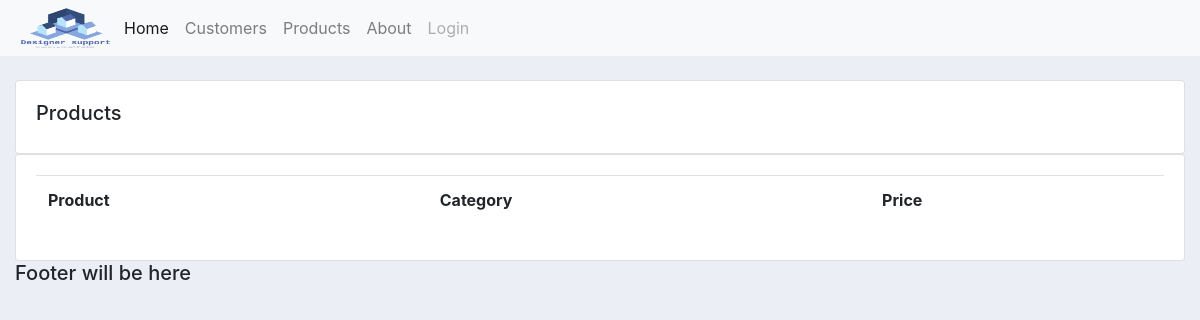
Before: /products/ with the older database file.
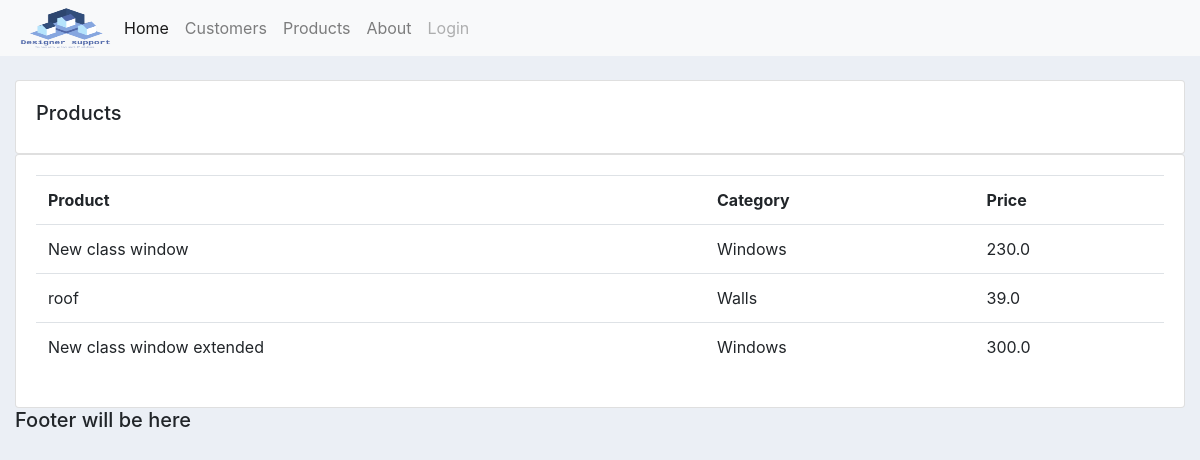
After: the same page with the newer database file.
### accounts/models.py (models this page shows, shortened)
class Product(models.Model):
    CATEGORY = (
        ('CAT1', 'Windows'),
        ('CAT2', 'Doors'),
        ('CAT3', 'Walls'),
    )
    name = models.CharField(max_length=200)
    price = models.FloatField()
    category = models.CharField(max_length=20, null=True, choices=CATEGORY)
    description = models.TextField(max_length=4000, null=True)
    date_created = models.DateTimeField(auto_now_add=True)
    tags = models.ManyToManyField(Tag)
    def cat_value(self):
        for c in self.CATEGORY:
            if c[0] == self.category:
                return c[1]
        return None

### accounts/views.py (the view)
# urls.py: path('products/', views.products, name='products'),
def products(request):
    products = Product.objects.all()
    return render(request,'accounts/products.html', {'p_list':products})

### accounts/templates/accounts/products.html
{% extends "accounts/index.html" %}
{% block content %}
<br>
		<div class="row">
			<div class="col-md">
				<div class="card card-body">
					<h5>Products</h5>
				</div>
				<div class="card card-body">
					<table class="table">
						<tr>
							<th>Product</th>
							<th>Category</th>
							<th>Price</th>
                        </tr>
                    {% for p in p_list %}
                        <tr>
                            <td>{{p.name}}</td>
                            <td>{{ p.cat_value }}</td>
                            <td>{{p.price}}</td>
                        </tr>
                    {% endfor %}
					</table>
				</div>
			</div>
		</div>
{% endblock content %}

### accounts/templates/accounts/index.html (shortened to what this page needs)
{% load static %}
<!DOCTYPE html>
<html lang="en">
<head>
    <link rel="stylesheet" href="https://stackpath.bootstrapcdn.com/bootstrap/4.3.1/css/bootstrap.min.css">
    <link rel="stylesheet" href="{% static '/css/main.css' %}">
</head>
<body>
    {% include "accounts/navbar.html" %}
    <div class="container-fluid">
    {% block content %}
    {% endblock content %}
    <h5>Footer will be here</h5>
</body>
</html>

### accounts/templates/accounts/navbar.html (shortened to what this page needs)
{% load static %}
<nav class="navbar navbar-expand-lg navbar-light bg-light">
  <img src="{% static '/img/logo_transparent_wider.png' %}" alt="Logo" class="logo-img">
  <div class="collapse navbar-collapse" id="navbarNav">
    <ul class="navbar-nav">
      <li class="nav-item active">
        <a class="nav-link" href="{% url 'home' %}">Home <span class="sr-only">(current)</span></a>
      </li>
      <li class="nav-item">
        <a class="nav-link" href="{% url 'customer' '1' %}">Customers</a>
      </li>
      <li class="nav-item">
        <a class="nav-link" href="{% url 'products' %}">Products</a>
      </li>
      <li class="nav-item">
        <a class="nav-link" href="{% url 'contact' %}">About</a>
      </li>
      <li class="nav-item">
        <a class="nav-link disabled" href="#" tabindex="-1" aria-disabled="true">Login</a>
      </li>
    </ul>
  </div>
</nav>

### static/css/main.css (style rules this page uses)
body { background-color: #ebeff5; }
.logo-img { width:100px; height:40px }

Changed rows visible on the page:
added Product: name "New class window", cat_value "Windows", price "230.0"
added Product: name "roof", cat_value "Walls", price "39.0"
added Product: name "New class window extended", cat_value "Windows", price "300.0"
